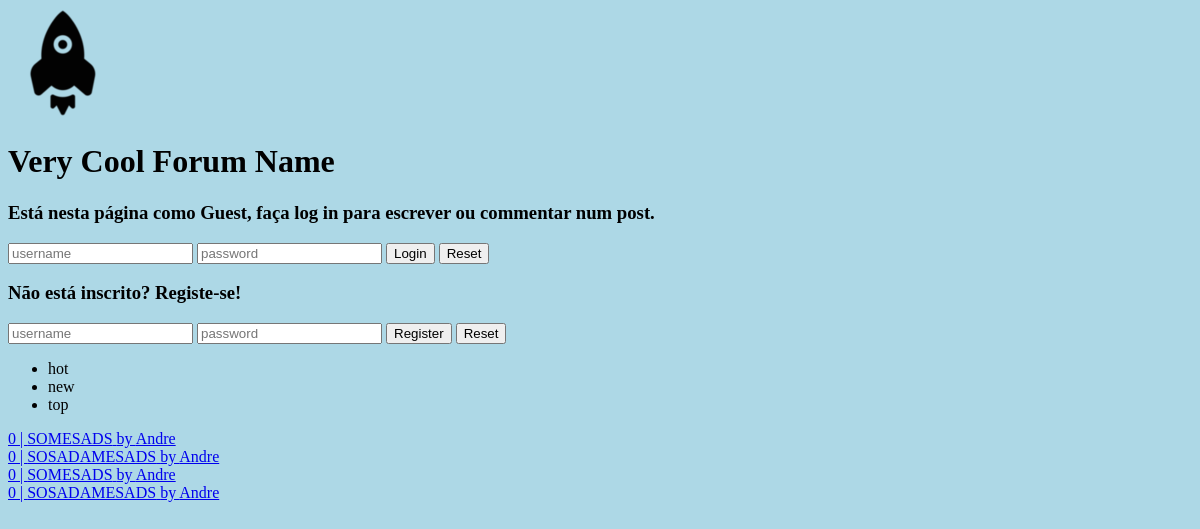
The page /pages/frontpage.php on the database as committed earlier.
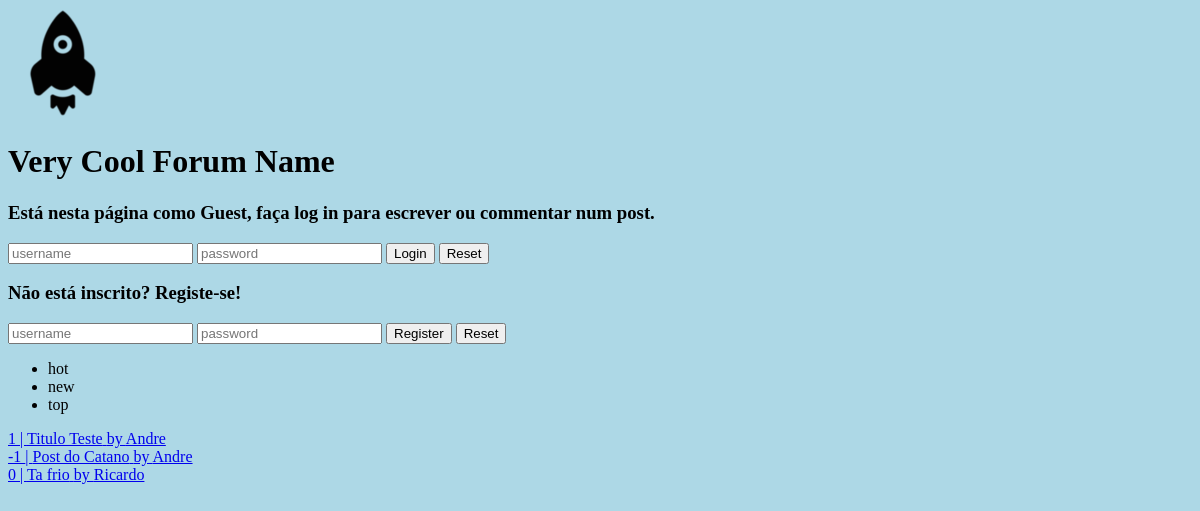
The same page on the database as committed later.
### tables this page shows
CREATE TABLE posts
(
    postID INTEGER UNIQUE NOT NULL PRIMARY KEY,
    title VARCHAR NOT NULL,
    content VARCHAR,
    type VARCHAR,
    dateWritten DATETIME,
    username INTEGER REFERENCES users Not NULL
);

### templates/post.php (called while the page is built, shortened)
<?php
include_once "../templates/auth.php";
include_once "../templates/default.php";
function getVotesPost($id){
    $db = Database::getInstance()->db();
    $stmt = $db->prepare('SELECT * FROM postvotes WHERE postID = ?');
    $stmt->execute(array($id));
    $result = $stmt->fetchAll();
    $votes = 0;
    foreach ($result as $row) {
    if($row['positive'] == 1)
        $votes = $votes+1;
    else $votes = $votes - 1;
    }
    return $votes;
}
?>

### pages/frontpage.php (the view, shortened to what this page needs)
<?php
include_once "../templates/auth.php";
include_once "../templates/default.php";
include_once "../templates/post.php";
draw_header();
draw_content();
draw_posts();
function draw_posts(){
    $db = Database::getInstance()->db();
    $stmt = $db->prepare('SELECT * FROM posts');
    $stmt->execute();
    $result = $stmt->fetchAll();
    foreach ($result as $row) {
    $votes = getVotesPost($row['postID']);
    echo '<a href = "../pages/viewPost.php?id='.$row['postID'].'">'. $votes. " | " .$row['title'] . '</a>';
    echo '<a href = "../pages/viewProfile.php?username='.$row['username'].'">'. " by " .$row['username'] . '</a>';
    echo "<br>";
}
}
?>

### templates/default.php (shortened to what this page needs)
<?php function draw_header() {
?>
<!DOCTYPE html>
<html lang="en-US">
<head>
    <link href="style.css" rel="stylesheet">
</head>
<body>
    <header>
        <a href="../pages/frontpage.php"><img src="images/rocket_icon.png" alt="A rocket, site icon"></a>
        <h1 id="forumTitle">Very Cool Forum Name</h1>
    </header>
    <?php
    include_once "../templates/auth.php";
   if (!isset($_SESSION['username'])){
       draw_login();
       draw_register();
   }
       else draw_logged_in();
    ?>
</body>
</html>
<?php } ?>
<?php function draw_content() {
?>
 <nav id="sort">
        <ul>
            <li>hot</li>
            <li>new</li>
            <li>top</li>
        </ul>
<?php
                              } ?>

### templates/auth.php (shortened to what this page needs)
<?php function draw_login() {
?>
  <section id="login">
    <h3>Está nesta página como Guest, faça log in para escrever ou commentar num post. </h3>
    <form method="post" action="../actions/act_login.php">
      <input type="text" name="username" placeholder="username" required>
      <input type="password" name="password" placeholder="password" required>
      <input type="submit" value="Login">
      <input type="reset">
    </form>
  </section>
<?php } ?>
<?php function draw_register() {
?>
  <section id="register">
    <h3>Não está inscrito? Registe-se!</h3>
    <form method="post" action="../actions/act_register.php">
      <input type="text" name="username" placeholder="username" required>
      <input type="password" name="password" placeholder="password" required>
      <input type="submit" value="Register">
      <input type="reset">
    </form>
  </section>
<?php } ?>

### pages/style.css (style rules this page uses)
body { background-color: #ADD8E6; }

Rows that differ between the two databases and show on the page:
removed posts: votes "0", title "SOMESADS", username "Andre"
removed posts: votes "0", title "SOSADAMESADS", username "Andre"
changed posts: votes "0" → "1"; title "SOMESADS" → "Titulo Teste"
changed posts: votes "0" → "-1"; title "SOSADAMESADS" → "Post do Catano"
added posts: votes "0", title "Ta frio", username "Ricardo"
